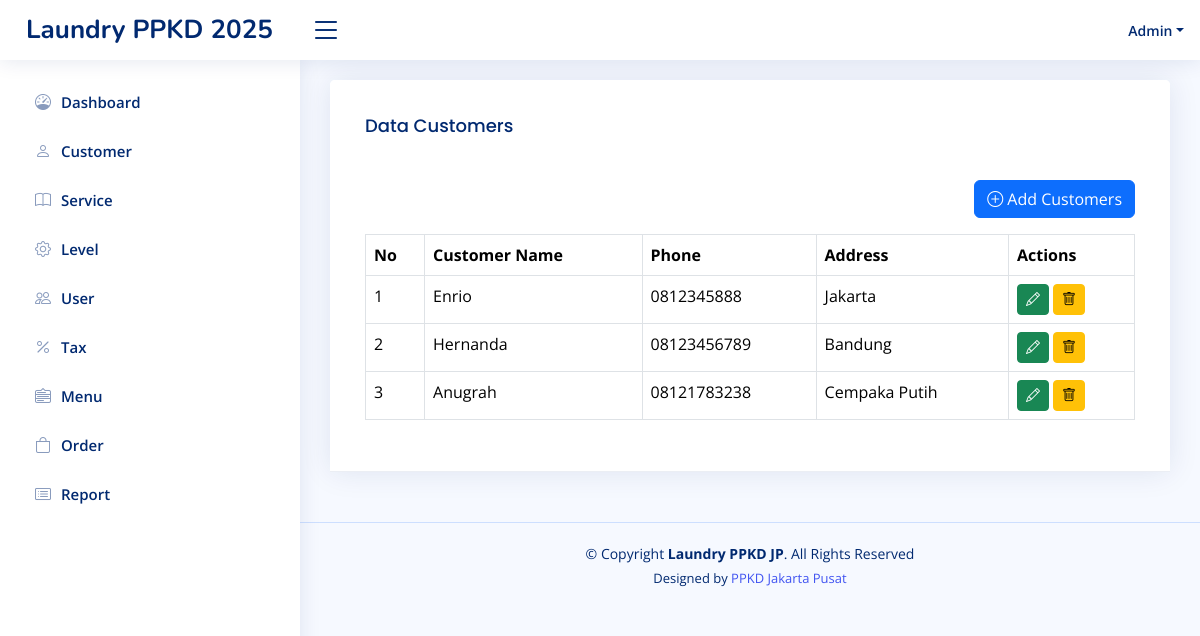
Page /home.php?page=customer (signed in) on the committed database.
### tables this page shows
CREATE TABLE `level_menus` (
  `id` int(11) NOT NULL,
  `level_id` int(11) NOT NULL,
  `menu_id` int(11) NOT NULL,
  `created_at` timestamp NOT NULL DEFAULT current_timestamp(),
  `updated_at` timestamp NULL DEFAULT NULL ON UPDATE current_timestamp()
);

CREATE TABLE `menus` (
  `id` int(11) NOT NULL,
  `name` varchar(30) NOT NULL,
  `icon` varchar(30) NOT NULL,
  `link` varchar(30) NOT NULL,
  `order` int(11) NOT NULL,
  `created_at` timestamp NOT NULL DEFAULT current_timestamp(),
  `updated_at` timestamp NULL DEFAULT NULL ON UPDATE current_timestamp()
);

CREATE TABLE `customers` (
  `id` int(11) NOT NULL,
  `name` varchar(100) NOT NULL,
  `phone` varchar(15) NOT NULL,
  `address` text NOT NULL,
  `created_at` timestamp NOT NULL DEFAULT current_timestamp(),
  `updated_at` timestamp NULL DEFAULT NULL ON UPDATE current_timestamp()
);

### pages/customer.php (the view, shortened to what this page needs)
<?php
$q_customers = mysqli_query($config, "SELECT  * FROM customers");
$customers = mysqli_fetch_all($q_customers, MYSQLI_ASSOC);
?>
<!DOCTYPE html>
<html lang="en">
<head>
</head>
<body>
    <div class="row">
        <div class="col-sm-12">
            <div class="card">
                <div class="card-header">
                    <div class="card-body">
                        <h3 class="card-title">Data Customers</h3>
                    </div>
                    <div class="card-body">
                        <div class="d-flex mb-3 justify-content-end">
                            <a href="?page=tambah-customer" class="btn btn-primary">
                                <i class="bi bi-plus-circle"></i> Add Customers
                            </a>
                        </div>
                        <table class="table table-bordered">
                            <tr>
                                <th>No</th>
                                <th>Customer Name</th>
                                <th>Phone</th>
                                <th>Address</th>
                                <th>Actions</th>
                            </tr>
                            <?php
                            foreach ($customers as $key => $customer) {
                            ?>
                            <tr>
                                <td><?php echo $key + 1 ?></td>
                                <td><?php echo $customer['name'] ?></td>
                                <td><?php echo $customer['phone'] ?></td>
                                <td><?php echo $customer['address'] ?></td>
                                <td>
                                    <a class="btn btn-success btn-sm"
                                        href="?page=tambah-customer&edit=<?= $customer['id'] ?>">
                                        <i class="bi bi-pencil"></i>
                                    </a>
                                    <form class="d-inline" action="?page=customer&delete=<?= $customer['id'] ?>"
                                        method="post" onclick="return confirm('Are you sure you want to delete?')">
                                        <button type="submit" class="btn btn-warning btn-sm">
                                            <i class="bi bi-trash"></i>
                                        </button>
                                    </form>
                                </td>
                            </tr>
                            <?php
                            }
                            ?>
                        </table>
                    </div>
                </div>
            </div>
        </div>
    </div>
</body>
</html>

### inc/sidebar.php
<?php
$level_id = $_SESSION['LEVEL_ID'] ?? '';
$querylevelMenu = mysqli_query($config, "SELECT * FROM menus JOIN level_menus ON menus.id = level_menus.menu_id WHERE level_id = '$level_id' ORDER BY `order` ASC");
$rowLevelMenus = mysqli_fetch_all($querylevelMenu, MYSQLI_ASSOC);
?>
<aside id="sidebar" class="sidebar">
    <ul class="sidebar-nav" id="sidebar-nav">
        <?php foreach ($rowLevelMenus as $rowLevelMenu): ?>
            <li class="nav-item">
                <a class="nav-link collapsed" href="?page=<?= $rowLevelMenu['link'] ?>">
                    <i class="<?= $rowLevelMenu['icon'] ?>"></i>
                    <span><?= $rowLevelMenu['name'] ?></span>
                </a>
            </li>
        <?php endforeach ?>
</aside>

### assets/css/style.css (style rules this page uses)
:root { scroll-behavior: smooth; }
body { font-family: "Open Sans", sans-serif; background: #f6f9ff; color: #444444; }
a { color: #4154f1; text-decoration: none; }
h1, h2, h3, h4, h5, h6 { font-family: "Nunito", sans-serif; }
.card { margin-bottom: 30px; border: none; border-radius: 5px; box-shadow: 0px 0 30px rgba(1, 41, 112, 0.1); }
.card-header, .card-footer { border-color: #ebeef4; background-color: #fff; color: #798eb3; padding: 15px; }
.card-title { padding: 20px 0 15px 0; font-size: 18px; font-weight: 500; color: #012970; font-family: "Poppins", sans-serif; }
.card-body { padding: 0 20px 20px 20px; }
.sidebar { position: fixed; top: 60px; left: 0; bottom: 0; width: 300px; z-index: 996; transition: all 0.3s; padding: 20px; overflow-y: auto; scrollbar-width: thin; scrollbar-color: #aab7cf transparent; box-shadow: 0px 0px 20px rgba(1, 41, 112, 0.1); background-color: #fff; }
.sidebar-nav { padding: 0; margin: 0; list-style: none; }
.sidebar-nav li { padding: 0; margin: 0; list-style: none; }
.sidebar-nav .nav-item { margin-bottom: 5px; }
.sidebar-nav .nav-link { display: flex; align-items: center; font-size: 15px; font-weight: 600; color: #4154f1; transition: 0.3; background: #f6f9ff; padding: 10px 15px; border-radius: 4px; }
.sidebar-nav .nav-link i { font-size: 16px; margin-right: 10px; color: #4154f1; }
.sidebar-nav .nav-link.collapsed { color: #012970; background: #fff; }
.sidebar-nav .nav-link.collapsed i { color: #899bbd; }

### rows in the picture
level_menus: menu.name "Dashboard"
level_menus: menu.name "Customer"
level_menus: menu.name "Service"
level_menus: menu.name "Level"
level_menus: menu.name "User"
level_menus: menu.name "Tax"
level_menus: menu.name "Menu"
level_menus: menu.name "Order"
level_menus: menu.name "Report"
customers: name "Enrio", phone "0812345888", address "Jakarta"
customers: name "Hernanda", phone "08123456789", address "Bandung"
customers: name "Anugrah", phone "08121783238", address "Cempaka Putih"

### other values in the picture
$_SESSION['NAME'] "Admin"
